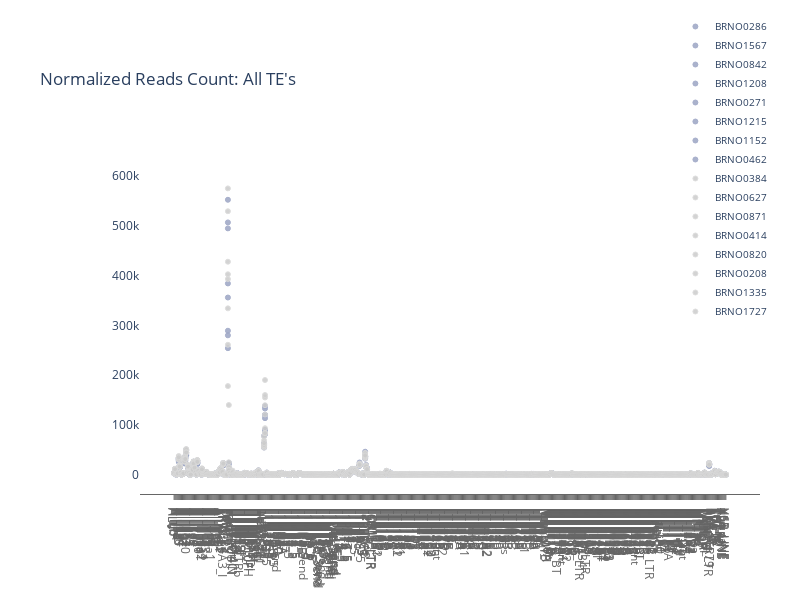

The notebook cell this image was saved under:
### Code cell
plotly.offline.plot(fig_all, filename='SALMONTE_RES/SalmonTE_All_readCounts_AllSamples.html')
plotly.offline.iplot(fig_all, filename = "SALMONTE_RES/SalmonTE_All_readCounts_AllSamples.html")

### Figure 1 — Plotly figure (JSON) as saved in the notebook; plotly's stock layout.template omitted (floating-point values rounded to 4 significant figures; data arrays with more than 128 entries replaced by an {"elided": "..."} marker saying what was removed)
{"data": [{"marker": {"color": "rgba(156, 165, 196, 0.95)", "line": {"color": "rgba(156, 165, 196, 1.0)", "width": 1}, "size": 5, "symbol": "circle"}, "mode": "markers", "name": "BRNO0286", "opacity": 0.9, "type": "scatter", "x": {"elided": "596 str values"}, "y": {"elided": "596 float values"}}, {"marker": {"color": "rgba(156, 165, 196, 0.95)", "line": {"color": "rgba(156, 165, 196, 1.0)", "width": 1}, "size": 5, "symbol": "circle"}, "mode": "markers", "name": "BRNO1567", "opacity": 0.9, "type": "scatter", "x": {"elided": "596 str values"}, "y": {"elided": "596 float values"}}, {"marker": {"color": "rgba(156, 165, 196, 0.95)", "line": {"color": "rgba(156, 165, 196, 1.0)", "width": 1}, "size": 5, "symbol": "circle"}, "mode": "markers", "name": "BRNO0842", "opacity": 0.9, "type": "scatter", "x": {"elided": "596 str values"}, "y": {"elided": "596 float values"}}, {"marker": {"color": "rgba(156, 165, 196, 0.95)", "line": {"color": "rgba(156, 165, 196, 1.0)", "width": 1}, "size": 5, "symbol": "circle"}, "mode": "markers", "name": "BRNO1208", "opacity": 0.9, "type": "scatter", "x": {"elided": "596 str values"}, "y": {"elided": "596 float values"}}, {"marker": {"color": "rgba(156, 165, 196, 0.95)", "line": {"color": "rgba(156, 165, 196, 1.0)", "width": 1}, "size": 5, "symbol": "circle"}, "mode": "markers", "name": "BRNO0271", "opacity": 0.9, "type": "scatter", "x": {"elided": "596 str values"}, "y": {"elided": "596 float values"}}, {"marker": {"color": "rgba(156, 165, 196, 0.95)", "line": {"color": "rgba(156, 165, 196, 1.0)", "width": 1}, "size": 5, "symbol": "circle"}, "mode": "markers", "name": "BRNO1215", "opacity": 0.9, "type": "scatter", "x": {"elided": "596 str values"}, "y": {"elided": "596 float values"}}, {"marker": {"color": "rgba(156, 165, 196, 0.95)", "line": {"color": "rgba(156, 165, 196, 1.0)", "width": 1}, "size": 5, "symbol": "circle"}, "mode": "markers", "name": "BRNO1152", "opacity": 0.9, "type": "scatter", "x": {"elided": "596 str values"}, "y": {"elided": "596 float values"}}, {"marker": {"color": "rgba(156, 165, 196, 0.95)", "line": {"color": "rgba(156, 165, 196, 1.0)", "width": 1}, "size": 5, "symbol": "circle"}, "mode": "markers", "name": "BRNO0462", "opacity": 0.9, "type": "scatter", "x": {"elided": "596 str values"}, "y": {"elided": "596 float values"}}, {"marker": {"color": "rgba(204, 204, 204, 0.95)", "line": {"color": "rgba(217, 217, 217, 1.0)", "width": 1}, "size": 5, "symbol": "circle"}, "mode": "markers", "name": "BRNO0384", "opacity": 0.9, "type": "scatter", "x": {"elided": "596 str values"}, "y": {"elided": "596 float values"}}, {"marker": {"color": "rgba(204, 204, 204, 0.95)", "line": {"color": "rgba(217, 217, 217, 1.0)", "width": 1}, "size": 5, "symbol": "circle"}, "mode": "markers", "name": "BRNO0627", "opacity": 0.9, "type": "scatter", "x": {"elided": "596 str values"}, "y": {"elided": "596 float values"}}, {"marker": {"color": "rgba(204, 204, 204, 0.95)", "line": {"color": "rgba(217, 217, 217, 1.0)", "width": 1}, "size": 5, "symbol": "circle"}, "mode": "markers", "name": "BRNO0871", "opacity": 0.9, "type": "scatter", "x": {"elided": "596 str values"}, "y": {"elided": "596 float values"}}, {"marker": {"color": "rgba(204, 204, 204, 0.95)", "line": {"color": "rgba(217, 217, 217, 1.0)", "width": 1}, "size": 5, "symbol": "circle"}, "mode": "markers", "name": "BRNO0414", "opacity": 0.9, "type": "scatter", "x": {"elided": "596 str values"}, "y": {"elided": "596 float values"}}, {"marker": {"color": "rgba(204, 204, 204, 0.95)", "line": {"color": "rgba(217, 217, 217, 1.0)", "width": 1}, "size": 5, "symbol": "circle"}, "mode": "markers", "name": "BRNO0820", "opacity": 0.9, "type": "scatter", "x": {"elided": "596 str values"}, "y": {"elided": "596 float values"}}, {"marker": {"color": "rgba(204, 204, 204, 0.95)", "line": {"color": "rgba(217, 217, 217, 1.0)", "width": 1}, "size": 5, "symbol": "circle"}, "mode": "markers", "name": "BRNO0208", "opacity": 0.9, "type": "scatter", "x": {"elided": "596 str values"}, "y": {"elided": "596 float values"}}, {"marker": {"color": "rgba(204, 204, 204, 0.95)", "line": {"color": "rgba(217, 217, 217, 1.0)", "width": 1}, "size": 5, "symbol": "circle"}, "mode": "markers", "name": "BRNO1335", "opacity": 0.9, "type": "scatter", "x": {"elided": "596 str values"}, "y": {"elided": "596 float values"}}, {"marker": {"color": "rgba(204, 204, 204, 0.95)", "line": {"color": "rgba(217, 217, 217, 1.0)", "width": 1}, "size": 5, "symbol": "circle"}, "mode": "markers", "name": "BRNO1727", "opacity": 0.9, "type": "scatter", "x": {"elided": "596 str values"}, "y": {"elided": "596 float values"}}], "layout": {"height": 600, "hovermode": "closest", "legend": {"font": {"size": 10}, "xanchor": "right", "yanchor": "middle"}, "margin": {"b": 50, "l": 140, "r": 40, "t": 80}, "paper_bgcolor": "white", "plot_bgcolor": "white", "title": {"text": "Normalized Reads Count: All TE's"}, "width": 800, "xaxis": {"dtick": 1, "linecolor": "rgb(102, 102, 102)", "showgrid": false, "showline": true, "showticklabels": true, "tickcolor": "rgb(102, 102, 102)", "tickfont": {"color": "rgb(102, 102, 102)"}, "ticks": "outside"}}}
